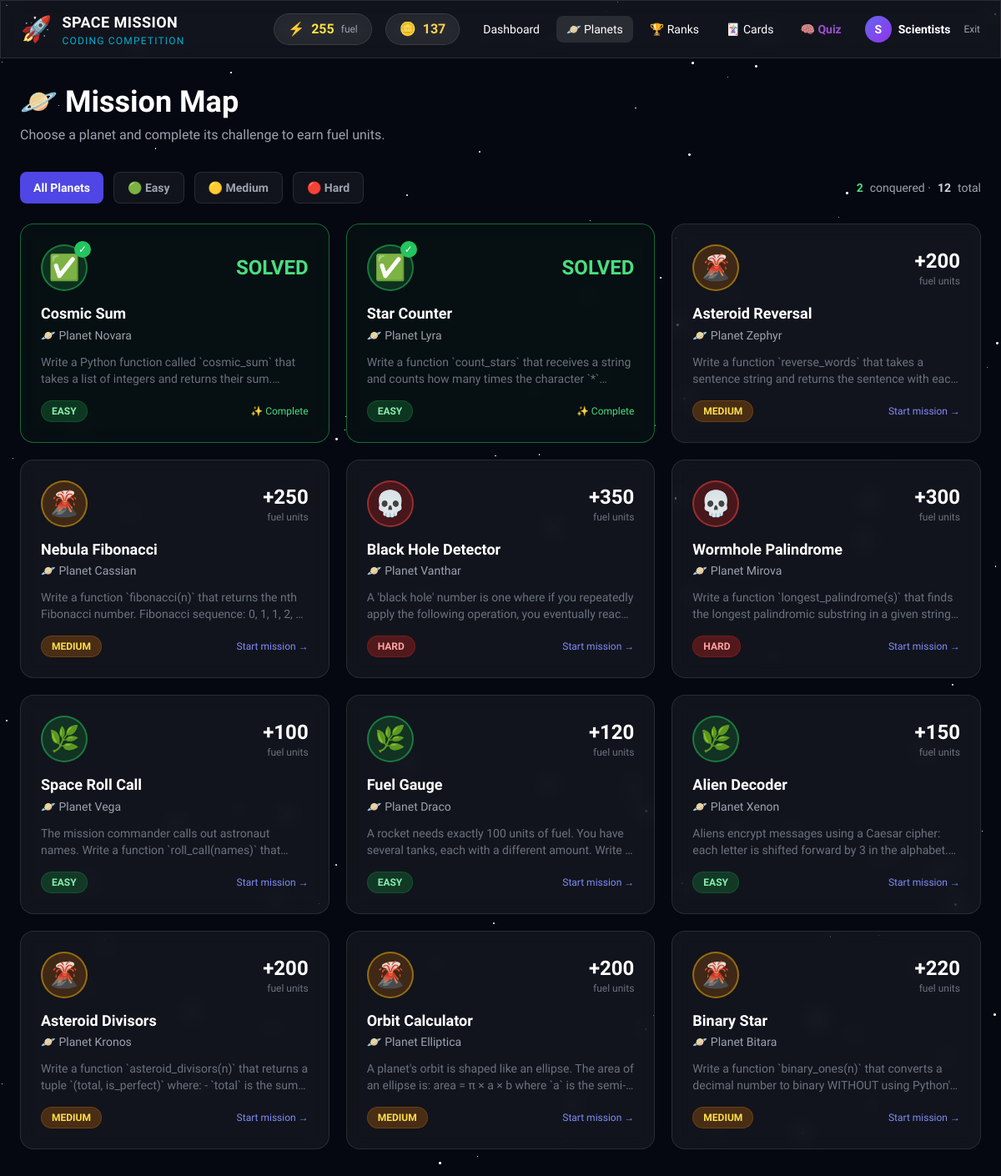
Page /challenges (signed in) on the committed database.
### models.py (models this page shows)
class Team(Base):
    __tablename__ = "teams"
    id = Column(Integer, primary_key=True, index=True)
    name = Column(String(64), unique=True, nullable=False)
    password_hash = Column(String(128), nullable=False)
    score = Column(Integer, default=0, nullable=False)
    coins = Column(Integer, default=100, nullable=False)
    double_points_active = Column(Boolean, default=False)
    is_frozen = Column(Boolean, default=False)
    frozen_until = Column(DateTime, nullable=True)
    created_at = Column(DateTime, default=datetime.utcnow)
    submissions = relationship("Submission", back_populates="team")
    team_cards = relationship("TeamCard", back_populates="team")
    achievements = relationship("Achievement", back_populates="team")

class Challenge(Base):
    __tablename__ = "challenges"
    id = Column(Integer, primary_key=True, index=True)
    title = Column(String(128), nullable=False)
    planet_name = Column(String(64), nullable=False)
    description = Column(Text, nullable=False)
    difficulty = Column(String(16), nullable=False)  # easy / medium / hard
    points = Column(Integer, nullable=False)
    coins_reward = Column(Integer, default=10, nullable=False)
    examples = Column(Text, nullable=True)
    starter_code = Column(Text, nullable=True)
    is_active = Column(Boolean, default=True)
    order_index = Column(Integer, default=0)
    created_at = Column(DateTime, default=datetime.utcnow)
    submissions = relationship("Submission", back_populates="challenge")
    test_cases = relationship("TestCase", back_populates="challenge", order_by="TestCase.order_index")

### routers/challenges.py (the view)
@router.get("/challenges", response_class=HTMLResponse)
async def challenge_list(
    request: Request,
    team: Team = Depends(get_current_team),
    db: Session = Depends(get_db),
):
    challenges = (
        db.query(Challenge)
        .filter(Challenge.is_active == True)
        .order_by(Challenge.order_index)
        .all()
    )
    approved_ids = {
        s.challenge_id
        for s in db.query(Submission)
        .filter(Submission.team_id == team.id, Submission.status == SubmissionStatus.approved)
        .all()
    }
    pending_ids = {
        s.challenge_id
        for s in db.query(Submission)
        .filter(Submission.team_id == team.id, Submission.status == SubmissionStatus.pending)
        .all()
    }
    return templates.TemplateResponse(
        "challenges.html",
        {
            "request": request,
            "team": team,
            "challenges": challenges,
            "approved_ids": approved_ids,
            "pending_ids": pending_ids,
        },
    )

### templates/challenges.html (shortened to what this page needs)
{% extends "base.html" %}
{% block content %}
<div class="max-w-7xl mx-auto px-6 py-8">
  <div class="mb-8">
    <h1 class="text-4xl font-black text-white">🪐 Mission Map</h1>
    <p class="text-gray-400 mt-2">Choose a planet and complete its challenge to earn fuel units.</p>
  </div>
  <div x-data="{ filter: 'all' }">
  <div class="flex gap-3 mb-6">
    <button @click="filter='all'" :class="filter==='all' ? 'bg-indigo-600 text-white' : 'glass text-gray-400'"
            class="px-4 py-2 rounded-lg text-sm font-semibold transition">All Planets</button>
    <button @click="filter='easy'" :class="filter==='easy' ? 'bg-green-700 text-white' : 'glass text-gray-400'"
            class="px-4 py-2 rounded-lg text-sm font-semibold transition">🟢 Easy</button>
    <button @click="filter='medium'" :class="filter==='medium' ? 'bg-yellow-700 text-white' : 'glass text-gray-400'"
            class="px-4 py-2 rounded-lg text-sm font-semibold transition">🟡 Medium</button>
    <button @click="filter='hard'" :class="filter==='hard' ? 'bg-red-800 text-white' : 'glass text-gray-400'"
            class="px-4 py-2 rounded-lg text-sm font-semibold transition">🔴 Hard</button>
    <div class="ml-auto text-sm text-gray-400 flex items-center gap-2">
      <span class="text-green-400 font-bold">{{ approved_ids | length }}</span> conquered ·
      <span class="text-gray-300 font-bold">{{ challenges | length }}</span> total
    </div>
  </div>
  <div class="grid grid-cols-1 sm:grid-cols-2 lg:grid-cols-3 gap-5">
    {% for challenge in challenges %}
    {% set solved = challenge.id in approved_ids %}
    {% set pending = challenge.id in pending_ids %}
    <a href="/challenge/{{ challenge.id }}"
       class="planet-card glass rounded-2xl p-6 border transition-all duration-200 group
              {% if solved %}border-green-500/50 bg-green-900/10
              {% elif pending %}border-yellow-500/50 bg-yellow-900/10
              {% else %}border-white/10 hover:border-indigo-400/40 hover:bg-space-700/50{% endif %}"
       x-show="'{{ challenge.difficulty }}' === filter || filter === 'all'">
      <div class="flex items-center justify-between mb-4">
        <div class="relative">
          <div class="w-14 h-14 rounded-full flex items-center justify-center text-3xl
                      {% if challenge.difficulty == 'easy' %}bg-green-900/50 border-2 border-green-500/50
                      {% elif challenge.difficulty == 'medium' %}bg-yellow-900/50 border-2 border-yellow-500/50
                      {% else %}bg-red-900/50 border-2 border-red-500/50{% endif %}">
            {% if solved %}✅
            {% elif challenge.difficulty == 'easy' %}🌿
            {% elif challenge.difficulty == 'medium' %}🌋
            {% else %}💀{% endif %}
          </div>
          {% if solved %}
          <div class="absolute -top-1 -right-1 w-5 h-5 bg-green-500 rounded-full flex items-center justify-center text-xs">✓</div>
          {% endif %}
        </div>
        <div class="text-right">
          <div class="text-2xl font-black
                      {% if solved %}text-green-400
                      {% elif pending %}text-yellow-400
                      {% else %}text-white{% endif %}">
            {% if solved %}SOLVED{% elif pending %}PENDING{% else %}+{{ challenge.points }}{% endif %}
          </div>
          {% if not solved and not pending %}
          <div class="text-gray-500 text-xs">fuel units</div>
          {% endif %}
        </div>
      </div>
      <h3 class="font-black text-white text-lg leading-tight group-hover:text-indigo-300 transition">
        {{ challenge.title }}
      </h3>
      <div class="text-gray-400 text-sm mt-1 flex items-center gap-1">
        <span>🪐</span> {{ challenge.planet_name }}
      </div>
      <p class="text-gray-500 text-sm mt-3 line-clamp-2">{{ challenge.description[:120] }}...</p>
      <div class="mt-4 flex items-center justify-between">
        <span class="text-xs px-3 py-1 rounded-full font-bold
          {% if challenge.difficulty == 'easy' %}bg-green-900/60 text-green-300 border border-green-700/40
          {% elif challenge.difficulty == 'medium' %}bg-yellow-900/60 text-yellow-300 border border-yellow-700/40
          {% else %}bg-red-900/60 text-red-300 border border-red-700/40{% endif %}">
          {{ challenge.difficulty | upper }}
        </span>
        {% if pending %}
        <span class="text-xs text-yellow-400 flex items-center gap-1">⏳ Under review</span>
        {% elif solved %}
        <span class="text-xs text-green-400 flex items-center gap-1">✨ Complete</span>
        {% else %}
        <span class="text-xs text-indigo-400 group-hover:text-indigo-300 transition">Start mission →</span>
        {% endif %}
      </div>
    </a>
    {% endfor %}
  </div>
  </div>
</div>
{% endblock %}

### templates/base.html (shortened to what this page needs)
<!DOCTYPE html>
<html lang="en" class="dark">
<head>
  <script src="https://cdn.tailwindcss.com"></script>
  <link rel="stylesheet" href="/static/space.css">
</head>
<body class="bg-space-900 text-white min-h-screen">
<div class="stars" aria-hidden="true"></div>
{% if team is defined and team %}
<nav class="relative z-10 glass border-b border-white/10 px-6 py-3">
  <div class="max-w-7xl mx-auto flex items-center justify-between">
    <a href="/dashboard" class="flex items-center gap-3">
      <span class="text-3xl rocket-float">🚀</span>
      <div>
        <div class="text-lg font-black text-white tracking-wide">SPACE MISSION</div>
        <div class="text-xs text-neon-blue/80 tracking-widest uppercase">Coding Competition</div>
      </div>
    </a>
    <div class="flex items-center gap-4">
      <div class="glass rounded-full px-4 py-1.5 flex items-center gap-2">
        <span class="text-yellow-400">⚡</span>
        <span class="font-bold text-yellow-300" id="nav-score">{{ team.score }}</span>
        <span class="text-gray-400 text-xs">fuel</span>
      </div>
      <div class="glass rounded-full px-4 py-1.5 flex items-center gap-2">
        <span>🪙</span>
        <span class="font-bold text-amber-300" id="nav-coins">{{ team.coins }}</span>
      </div>
      <div class="flex items-center gap-2 text-sm">
        <a href="/dashboard" class="px-3 py-1.5 rounded-lg hover:bg-white/10 transition {% if request.url.path == '/dashboard' %}bg-white/10{% endif %}">Dashboard</a>
        <a href="/challenges" class="px-3 py-1.5 rounded-lg hover:bg-white/10 transition {% if '/challenge' in request.url.path %}bg-white/10{% endif %}">🪐 Planets</a>
        <a href="/leaderboard" class="px-3 py-1.5 rounded-lg hover:bg-white/10 transition {% if request.url.path == '/leaderboard' %}bg-white/10{% endif %}">🏆 Ranks</a>
        <a href="/cards/shop" class="px-3 py-1.5 rounded-lg hover:bg-white/10 transition">🃏 Cards</a>
        <a href="/quiz" class="px-3 py-1.5 rounded-lg hover:bg-white/10 transition font-semibold {% if '/quiz' in request.url.path %}bg-neon-purple/20 text-neon-purple{% else %}text-neon-purple/80{% endif %}">🧠 Quiz</a>
      </div>
      <div class="flex items-center gap-2">
        <div class="w-8 h-8 rounded-full bg-gradient-to-br from-indigo-500 to-purple-600 flex items-center justify-center font-bold text-sm">
          {{ team.name[0].upper() }}
        </div>
        <span class="text-sm font-semibold">{{ team.name }}</span>
        <a href="/logout" class="text-gray-400 hover:text-red-400 transition text-xs ml-2">Exit</a>
      </div>
    </div>
  </div>
</nav>
{% endif %}
<main class="relative z-10">
  {% block content %}{% endblock %}
</main>
</body>
</html>

### static/space.css (style rules this page uses)
.stars { position: fixed; top: 0; left: 0; width: 100%; height: 100%; pointer-events: none; z-index: 0; overflow: hidden; }
.rocket-float { animation: float 3s ease-in-out infinite; }
.glass { background: rgba(255, 255, 255, 0.05); backdrop-filter: blur(10px); border: 1px solid rgba(255, 255, 255, 0.1); }

### templates/base.html (style rules this page uses)
body { font-family: 'Exo 2', sans-serif; background-color: #050810; }

### rows in the picture
Team: score "255", coins "137", name "S", name "Scientists"
Challenge: shows "SOLVED", title "Cosmic Sum", planet_name "Planet Novara", description "Write a Python function called `cosmic_sum` that takes a list of integers and returns their…", difficulty "EASY", shows "✨ Complete"
Challenge: shows "SOLVED", title "Star Counter", planet_name "Planet Lyra", description "Write a function `count_stars` that receives a string and counts how many times the character…", difficulty "EASY", shows "✨ Complete"
Challenge: points "200", shows "fuel units", title "Asteroid Reversal", planet_name "Planet Zephyr", description "Write a function `reverse_words` that takes a sentence string and returns the sentence with…", difficulty "MEDIUM", shows "Start mission →"
Challenge: points "250", shows "fuel units", title "Nebula Fibonacci", planet_name "Planet Cassian", description "Write a function `fibonacci(n)` that returns the nth Fibonacci number. Fibonacci sequence: 0, 1, 1, 2,…", difficulty "MEDIUM", shows "Start mission →"
Challenge: points "350", shows "fuel units", title "Black Hole Detector", planet_name "Planet Vanthar", description "A 'black hole' number is one where if you repeatedly apply the following operation, you eventually…", difficulty "HARD", shows "Start mission →"
Challenge: points "300", shows "fuel units", title "Wormhole Palindrome", planet_name "Planet Mirova", description "Write a function `longest_palindrome(s)` that finds the longest palindromic substring in a given…", difficulty "HARD", shows "Start mission →"
Challenge: points "100", shows "fuel units", title "Space Roll Call", planet_name "Planet Vega", description "The mission commander calls out astronaut names. Write a function `roll_call(names)`…", difficulty "EASY", shows "Start mission →"
Challenge: points "120", shows "fuel units", title "Fuel Gauge", planet_name "Planet Draco", description "A rocket needs exactly 100 units of fuel. You have several tanks, each with a different amount. Write…", difficulty "EASY", shows "Start mission →"
Challenge: points "150", shows "fuel units", title "Alien Decoder", planet_name "Planet Xenon", description "Aliens encrypt messages using a Caesar cipher: each letter is shifted forward by 3 in the…", difficulty "EASY", shows "Start mission →"
Challenge: points "200", shows "fuel units", title "Asteroid Divisors", planet_name "Planet Kronos", description "Write a function `asteroid_divisors(n)` that returns a tuple `(total, is_perfect)` where: - `total` is the…", difficulty "MEDIUM", shows "Start mission →"
Challenge: points "200", shows "fuel units", title "Orbit Calculator", planet_name "Planet Elliptica", description "A planet's orbit is shaped like an ellipse. The area of an ellipse is: area = π × a × b where `a` is…", difficulty "MEDIUM", shows "Start mission →"
Challenge: points "220", shows "fuel units", title "Binary Star", planet_name "Planet Bitara", description "Write a function `binary_ones(n)` that converts a decimal number to binary WITHOUT using…", difficulty "MEDIUM", shows "Start mission →"

### other values in the picture
{{ approved_ids | length }} "2"
{{ challenges | length }} "12"
